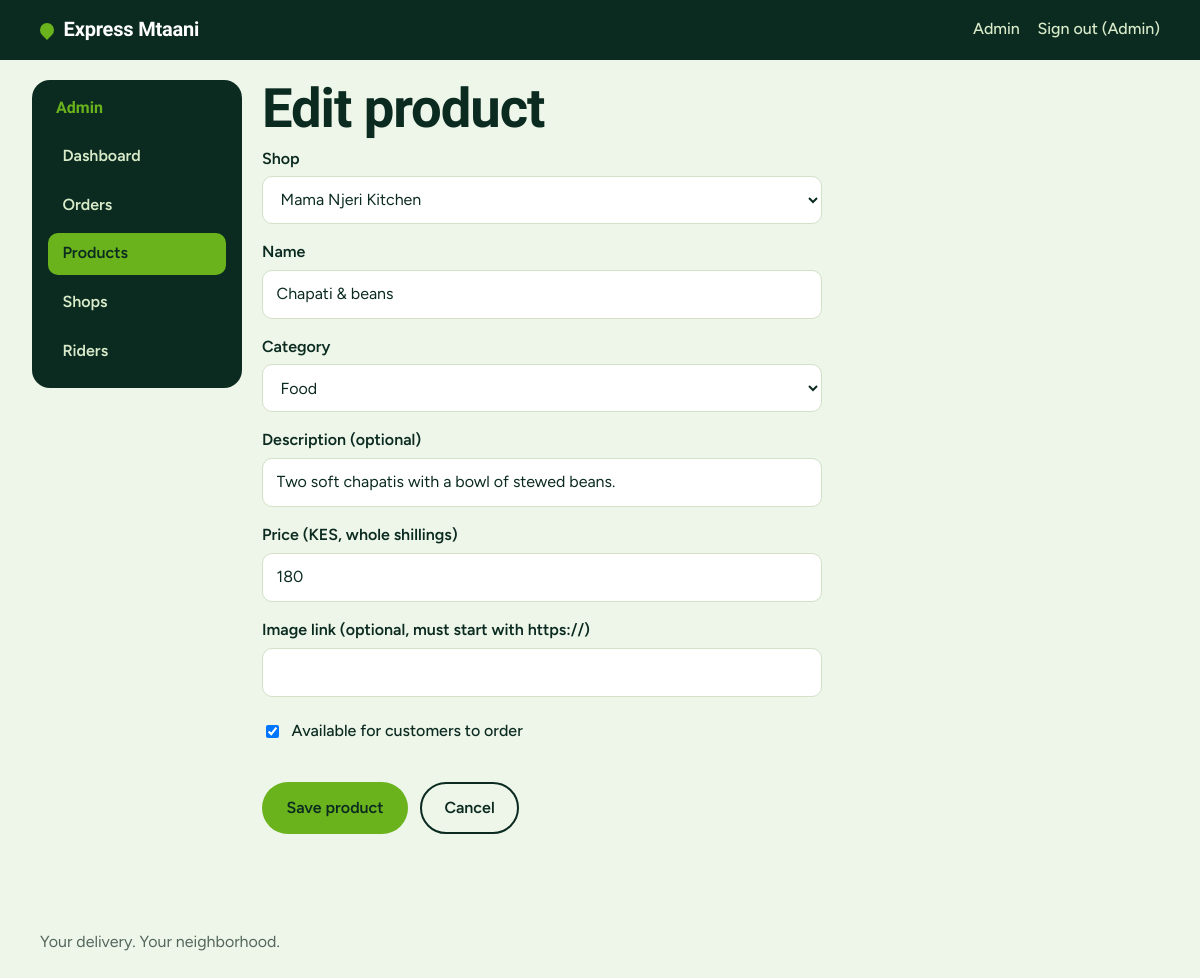
Page /admin/products/1/edit (signed in) on the committed database.
### app/models.py (models this page shows, shortened)
class User(UserMixin, db.Model):
    __tablename__ = "users"
    id = db.Column(db.Integer, primary_key=True)
    name = db.Column(db.String(80), nullable=False)
    email = db.Column(db.String(120), unique=True, nullable=False, index=True)
    phone = db.Column(db.String(20), nullable=False)
    password_hash = db.Column(db.String(255), nullable=False)
    role = db.Column(db.String(20), nullable=False, default="customer", index=True)
    active = db.Column(db.Boolean, nullable=False, default=True)
    approved = db.Column(db.Boolean, nullable=False, default=True)  # riders start unapproved
    created_at = db.Column(db.DateTime, nullable=False, default=utcnow)
    online = db.Column(db.Boolean, nullable=False, default=False)
    last_lat = db.Column(db.Float)
    last_lng = db.Column(db.Float)
    last_seen_at = db.Column(db.DateTime)
    @property
    def is_active(self):  # Flask-Login
        return bool(self.active)
    @property
    def first_name(self):
        return (self.name or "").split(" ")[0]

class Product(db.Model):
    __tablename__ = "products"
    id = db.Column(db.Integer, primary_key=True)
    shop_id = db.Column(db.Integer, db.ForeignKey("shops.id"), nullable=False, index=True)
    category = db.Column(db.String(30), nullable=False, default="food", index=True)
    name = db.Column(db.String(120), nullable=False)
    description = db.Column(db.String(255), nullable=False, default="")
    price = db.Column(db.Integer, nullable=False)  # whole Kenyan shillings
    image_url = db.Column(db.String(500))
    is_available = db.Column(db.Boolean, nullable=False, default=True)
    created_at = db.Column(db.DateTime, nullable=False, default=utcnow)
    shop = db.relationship("Shop", back_populates="products")

### app/admin.py (the view)
@bp.route("/products/<int:product_id>/edit", methods=["GET", "POST"])
def product_edit(product_id):
    product = db.get_or_404(Product, product_id)
    shops = Shop.query.order_by(Shop.name).all()
    values = {"shop_id": product.shop_id, "name": product.name, "description": product.description,
              "category": product.category, "price": product.price, "image_url": product.image_url or "",
              "is_available": product.is_available}
    errors = []
    if request.method == "POST":
        updated, values, errors = _product_from_form(product)
        if updated:
            db.session.commit()
            flash("Product updated.", "success")
            return redirect(url_for("admin.products"))
    return render_template("admin/product_form.html", values=values, errors=errors, shops=shops,
                           categories=CATEGORIES, editing=product), (400 if errors else 200)

### app/admin.py (called while the page is built)
@bp.before_request
def admin_only():
    if not current_user.is_authenticated:
        return redirect(url_for("auth.login", next=request.path))
    if current_user.role != "admin":
        abort(403)

### app/models.py (called while the page is built)
@login_manager.user_loader
def load_user(user_id):
    try:
        user = db.session.get(User, int(user_id))
    except (TypeError, ValueError):
        return None
    if user and user.active and (user.role != "rider" or user.approved):
        return user
    return None

### app/storefront.py (called while the page is built)
def _cart():
    cart = session.get("cart")
    if not isinstance(cart, dict) or not isinstance(cart.get("items"), dict) or "shop_id" not in cart:
        return {"shop_id": None, "items": {}}
    return cart

@bp.app_context_processor
def inject_cart_count():
    items = _cart()["items"]
    return {"cart_count": sum(v for v in items.values() if isinstance(v, int))}

### app/templates/admin/product_form.html (shortened to what this page needs)
{% extends "admin/base.html" %}
{% block admin %}
<h1>{{ 'Edit product' if editing else 'Add a product' }}</h1>
<form method="post" class="stack form-narrow" novalidate>
  <label class="field"><span class="field__label">Shop</span>
    <select name="shop_id" required>
      {% for s in shops %}<option value="{{ s.id }}" {{ 'selected' if values.shop_id|string == s.id|string }}>{{ s.name }}</option>{% endfor %}
    </select></label>
  <label class="field"><span class="field__label">Name</span>
    <input name="name" required maxlength="120" value="{{ values.name }}"></label>
  <label class="field"><span class="field__label">Category</span>
    <select name="category" required>
      {% for key, label in categories %}<option value="{{ key }}" {{ 'selected' if values.category == key }}>{{ label }}</option>{% endfor %}
    </select></label>
  <label class="field"><span class="field__label">Description (optional)</span>
    <input name="description" maxlength="255" value="{{ values.description }}"></label>
  <label class="field"><span class="field__label">Price (KES, whole shillings)</span>
    <input name="price" type="number" inputmode="numeric" min="1" max="1000000" required value="{{ values.price }}"></label>
  <label class="field"><span class="field__label">Image link (optional, must start with https://)</span>
    <input name="image_url" type="url" maxlength="500" value="{{ values.image_url }}"></label>
  <label class="radio"><input type="checkbox" name="is_available" {{ 'checked' if values.is_available }}> Available for customers to order</label>
  <div class="actions">
    <button class="btn btn--primary" type="submit">Save product</button>
    <a class="btn btn--ghost" href="{{ url_for('admin.products') }}">Cancel</a>
  </div>
</form>
{% endblock %}

### app/templates/base.html (shortened to what this page needs)
<!doctype html>
<html lang="en">
<head>
  <link rel="stylesheet" href="{{ url_for('static', filename='css/style.css') }}">
</head>
<body>
  <header class="site-header">
    <a class="brand" href="{{ url_for('shop.home') }}">
      <span class="brand__mark" aria-hidden="true"></span>Express Mtaani
    </a>
    <nav class="site-nav" aria-label="Main">
      {% if current_user.is_authenticated %}
        {% if current_user.role == 'admin' %}
          <a href="{{ url_for('admin.dashboard') }}">Admin</a>
        {% elif current_user.role == 'rider' %}
          <a href="{{ url_for('rider.dashboard') }}">Deliveries</a>
        {% else %}
          <a href="{{ url_for('shop.my_orders') }}">My orders</a>
        {% endif %}
        <form method="post" action="{{ url_for('auth.logout') }}" class="inline-form">
          <button type="submit" class="link-button">Sign out ({{ current_user.first_name }})</button>
        </form>
      {% else %}
        <a href="{{ url_for('shop.cart') }}">Cart{% if cart_count %} ({{ cart_count }}){% endif %}</a>
        <a href="{{ url_for('auth.login') }}">Sign in</a>
        <a href="{{ url_for('auth.register') }}">Sign up</a>
        <a href="{{ url_for('auth.rider_register') }}">Ride with us</a>
      {% endif %}
    </nav>
  </header>
  <main id="main">
    {% block content %}{% endblock %}
  </main>
  <footer class="site-footer">
    <p>Your delivery. Your neighborhood.</p>
  </footer>
</body>
</html>

### app/static/css/style.css (style rules this page uses)
:root { --green-900: #0b2b21; --green-700: #1b5a2a; --lime: #6ab31c; --lime-soft: #e3f1d0; --lime-text: #2f6b0a; --mint: #eef5e9; --surface: #ffffff; --line: #d3e1c8; --muted: #53665c; --danger: #b3261e; --danger-soft: #fbe9e7; --radius: 14px; --font-display: "Bricolage Grotesque", "Segoe UI", system-ui, sans-serif; --font-body: "Figtree", "Segoe UI", system-ui, sans-serif; }
*, *::before, *::after { box-sizing: border-box; }
html { -webkit-text-size-adjust: 100%; }
body { margin: 0; font-family: var(--font-body); font-size: 1rem; line-height: 1.55; color: var(--green-900); background: var(--mint); }
a { color: var(--lime-text); }
h1, h2 { font-family: var(--font-display); font-weight: 800; line-height: 1.08; letter-spacing: -0.02em; margin: 0 0 .5rem; }
h1 { font-size: clamp(2rem, 6vw, 3.4rem); }
p { margin: 0 0 1rem; }
.site-header { display: flex; align-items: center; justify-content: space-between; gap: 1rem; padding: .9rem clamp(1rem, 4vw, 2.5rem); background: var(--green-900); color: #fff; }
.brand { display: inline-flex; align-items: center; gap: .6rem; color: #fff; text-decoration: none; font-family: var(--font-display); font-weight: 800; font-size: 1.25rem; letter-spacing: -0.01em; }
.brand__mark { width: 14px; height: 14px; border-radius: 50% 50% 50% 0; transform: rotate(-45deg); background: var(--lime); }
.site-nav { display: flex; gap: 1.1rem; flex-wrap: wrap; }
.site-nav a { color: #d9ebc9; text-decoration: none; font-weight: 500; }
.site-footer { padding: 2rem clamp(1rem, 4vw, 2.5rem); color: var(--muted); }
.stack { display: grid; gap: 1rem; }
.btn { display: inline-flex; align-items: center; justify-content: center; gap: .4rem; min-height: 48px; padding: .7rem 1.4rem; border-radius: 999px; border: 2px solid transparent; font: inherit; font-weight: 600; text-decoration: none; cursor: pointer; }
.btn--primary { background: var(--lime); color: var(--green-900); }
.btn--ghost { background: transparent; border-color: var(--green-900); color: var(--green-900); }
.field { display: grid; gap: .3rem; }
.field__label { font-weight: 600; }
input, select, textarea { width: 100%; font: inherit; color: inherit; background: var(--surface); border: 1.5px solid var(--line); border-radius: 10px; padding: .7rem .85rem; min-height: 48px; }
.inline-form { display: inline; margin: 0; }
.link-button { background: none; border: 0; padding: 0; font: inherit; font-weight: 500; color: inherit; text-decoration: underline; cursor: pointer; }
.site-nav .link-button { color: #d9ebc9; text-decoration: none; }
.form-narrow { max-width: 560px; }
.radio { display: flex; gap: .6rem; align-items: center; padding: .4rem 0; font-weight: 500; }
.radio input { width: auto; min-height: 0; }
.admin .actions { margin: 1rem 0; }
.actions { display: flex; gap: .75rem; flex-wrap: wrap; align-items: center; margin: 1.25rem 0; }

### rows in the picture
User: first_name "Admin"
Product: name "Chapati & beans", description "Two soft chapatis with a bowl of stewed beans."

### other values in the picture
{{ 'Edit product' if editing else 'Add a product' }} "Edit product"
form field shop_id "Mama Njeri Kitchen"
form field category "Food"
